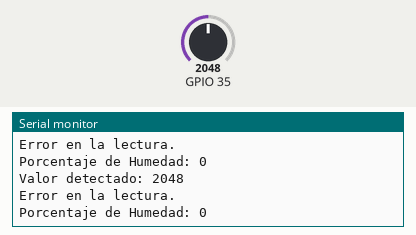
This sketch was run on a simulated ESP32. Parts: the last lines printed to the serial monitor. The test bench sets the inputs (shaded band); at power-on: GPIO 35 = 2048.

Above: at 1.8 s.
1.9 s: GPIO 35 set to 2866
At 2.7 s:
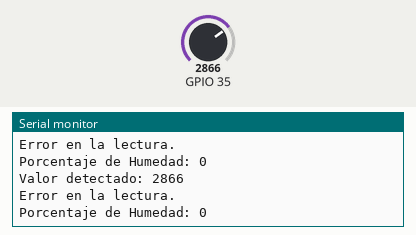
3.4 s: GPIO 35 set to 3603
At 4.8 s:
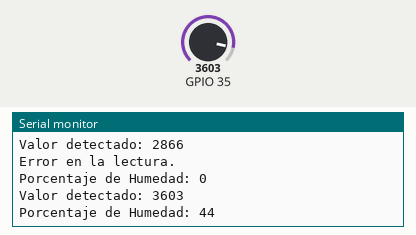
Timing chart, 0 to 6.4 s (numbered marks = the images above; inputs shaded):
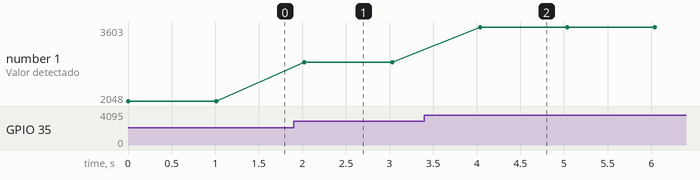

Measured:
- after the input at 1.9 s, the serial monitor: prints a new line after 0.12 s (image 1)
- after the input at 3.4 s, the serial monitor: prints a new line after 0.64 s (image 2)
- plotted number 1: 2048 → 2866 after the input at 1.9 s, 2866 → 3603 after the input at 3.4 s

The sketch:

Sensor_de_humedad.ino
```cpp
const int aire_sensor = 4095;
const int agua_sensor = 2981;
int sensor;
int salida;

void setup() {
  Serial.begin(9600);
}

void loop() {
  sensor = analogRead(35);
  Serial.print("Valor detectado: ");
  Serial.println(sensor);

  if ((sensor >= agua_sensor) && (sensor <= aire_sensor)){
    salida = map(sensor,aire_sensor,agua_sensor,0,100);
  }
  else {
    Serial.println("Error en la lectura.");
  }

  Serial.print("Porcentaje de Humedad: ");
  Serial.println(salida);
  Serial.println("");
  delay(1000);
}
```
